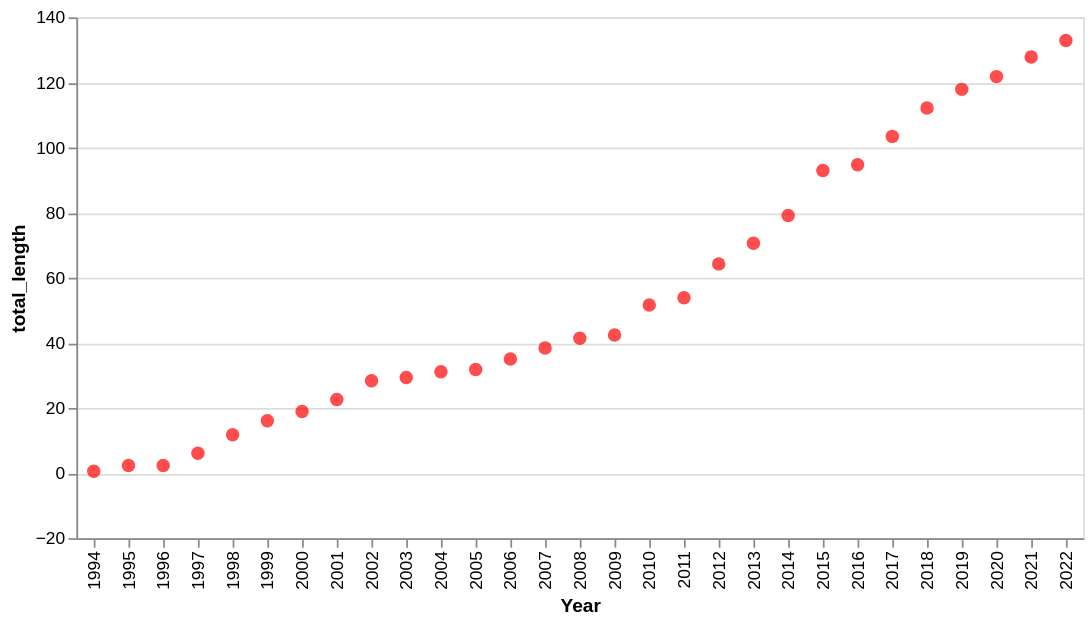

Describe this chart as a Vega-Lite specification.
### Vega-Lite specification from a JSON file in a GitHub repository (floating-point values rounded to 4 significant figures)
{"config": {"view": {"continuousWidth": 400, "continuousHeight": 300}}, "data": {"name": "data-893fe339381da61d4732d319f6c5bfbd"}, "mark": {"type": "point", "color": "red", "filled": true, "size": 60}, "encoding": {"x": {"field": "year", "title": "Year", "type": "ordinal"}, "y": {"field": "total_length", "scale": {"domain": [-20, 140]}, "type": "quantitative"}}, "$schema": "https://vega.github.io/schema/vega-lite/v4.17.0.json", "datasets": {"data-893fe339381da61d4732d319f6c5bfbd": [{"year": 1994.0, "length": 577.0, "total_length": 0.577}, {"year": 1995.0, "length": 1734.0, "total_length": 2.311}, {"year": 1996.0, "length": 0.0, "total_length": 2.311}, {"year": 1997.0, "length": 3774.0, "total_length": 6.085}, {"year": 1998.0, "length": 5665.0, "total_length": 11.75}, {"year": 1999.0, "length": 4334.0, "total_length": 16.08}, {"year": 2000.0, "length": 2802.0, "total_length": 18.89}, {"year": 2001.0, "length": 3735.0, "total_length": 22.62}, {"year": 2002.0, "length": 5759.0, "total_length": 28.38}, {"year": 2003.0, "length": 971.0, "total_length": 29.35}, {"year": 2004.0, "length": 1791.0, "total_length": 31.14}, {"year": 2005.0, "length": 644.0, "total_length": 31.79}, {"year": 2006.0, "length": 3257.0, "total_length": 35.04}, {"year": 2007.0, "length": 3386.0, "total_length": 38.43}, {"year": 2008.0, "length": 2960.0, "total_length": 41.39}, {"year": 2009.0, "length": 1038.0, "total_length": 42.43}, {"year": 2010.0, "length": 9207.0, "total_length": 51.63}, {"year": 2011.0, "length": 2251.0, "total_length": 53.88}, {"year": 2012.0, "length": 10380.0, "total_length": 64.26}, {"year": 2013.0, "length": 6314.0, "total_length": 70.58}, {"year": 2014.0, "length": 8579.0, "total_length": 79.16}, {"year": 2015.0, "length": 13810.0, "total_length": 92.96}, {"year": 2016.0, "length": 1747.0, "total_length": 94.71}, {"year": 2017.0, "length": 8726.0, "total_length": 103.4}, {"year": 2018.0, "length": 8707.0, "total_length": 112.1}, {"year": 2019.0, "length": 5739.0, "total_length": 117.9}, {"year": 2020.0, "length": 3912.0, "total_length": 121.8}, {"year": 2021.0, "length": 6044.0, "total_length": 127.8}, {"year": 2022.0, "length": 5063.0, "total_length": 132.9}]}}
